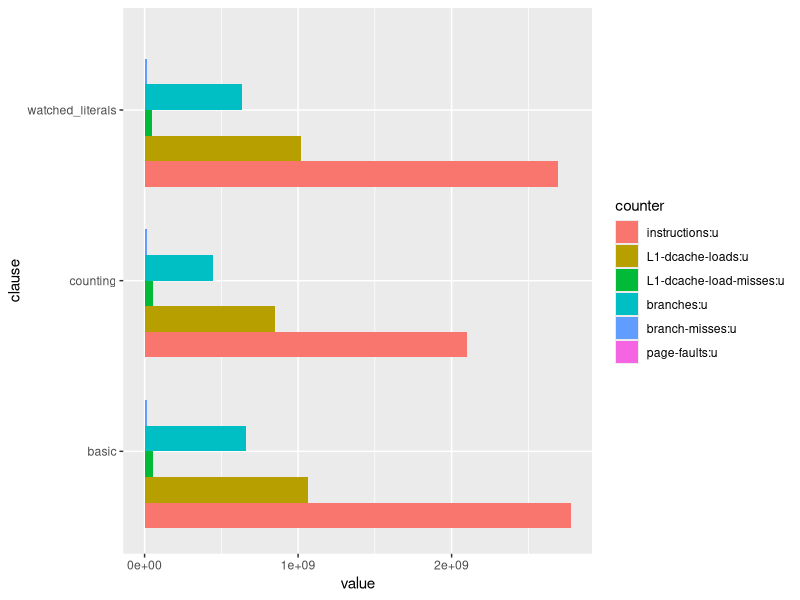
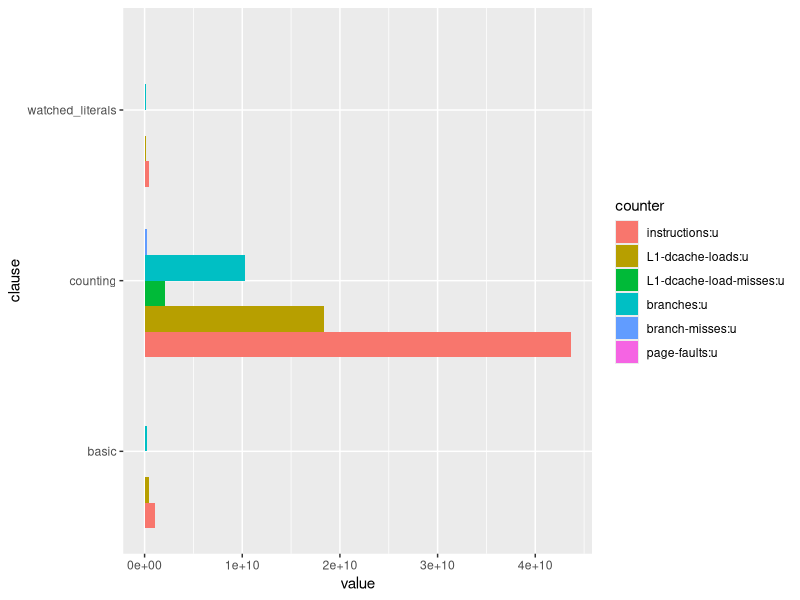

The R source for these figures, in order:
## ---- chunk 1
library("tidyverse")
## ---- chunk 2
results <- read_csv("results-perf.csv", col_types = "n-f--n-lfffl")

results <- results %>%
    group_by(counter, cdcl, adjacency, clause, decision) %>%
    summarize(value = mean(value), ratio = mean(ratio), .groups = "keep")

results %>%
    filter(!cdcl, adjacency == "list", decision == "trivial") %>%
    ggplot(aes(fill = counter, x = value, y = clause)) + 
    geom_bar(position = "dodge", stat = "identity")

results %>%
    filter(cdcl, adjacency == "set", decision == "trivial") %>%
    ggplot(aes(fill = counter, x = value, y = clause)) + 
    geom_bar(position = "dodge", stat = "identity")
